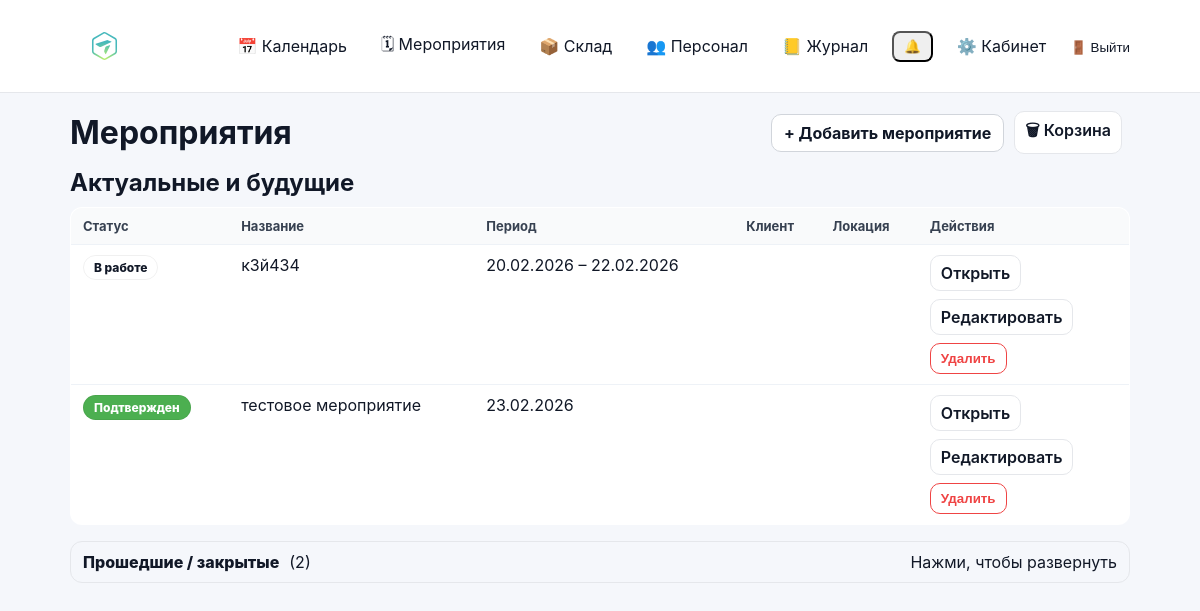
/events/ (signed in), run on the app's committed database.
### events/models.py (models this page shows, shortened)
class Event(models.Model):
    class Meta:
        permissions = [
            ("edit_event_card", "Can edit event card (dates/status/etc)"),
            ("edit_event_equipment", "Can edit event equipment (own/rented)"),
        ]
    STATUS_DRAFT = "draft"
    STATUS_CONFIRMED = "confirmed"
    STATUS_IN_PROGRESS = "in_progress"
    STATUS_CLOSED = "closed"
    STATUS_PROBLEM = "problem"
    STATUS_CHOICES = (
        (STATUS_DRAFT, "Черновик"),
        (STATUS_CONFIRMED, "Подтвержден"),
        (STATUS_IN_PROGRESS, "В работе"),
        (STATUS_CLOSED, "Закрыто"),
        (STATUS_PROBLEM, "Проблема"),
    )
    STATUS_ACTIVE = (
        STATUS_DRAFT,
        STATUS_CONFIRMED,
        STATUS_IN_PROGRESS,
    )
    STATUS_TRANSITIONS: dict[str, tuple[str, ...]] = {
        STATUS_DRAFT: (STATUS_CONFIRMED,),
        STATUS_CONFIRMED: (STATUS_DRAFT,),
        STATUS_IN_PROGRESS: (),
        STATUS_CLOSED: (),
        STATUS_PROBLEM: (),
    }
    name = models.CharField(max_length=200)
    start_date = models.DateField()
    end_date = models.DateField(blank=True, null=True)
    client = models.CharField(max_length=200, blank=True)
    location = models.CharField(max_length=200, blank=True)
    responsible = models.ForeignKey(
        User,
        on_delete=models.SET_NULL,
        null=True,
        related_name="events",
    )
    s_engineer = models.ForeignKey(
        User,
        on_delete=models.SET_NULL,
        null=True,
        blank=True,
        related_name="senior_events",
    )
    engineers = models.ManyToManyField(
        User,
        blank=True,
        related_name="engineer_events",
    )
    notes = models.TextField(blank=True, default="")
    is_deleted = models.BooleanField(default=False)
    deleted_at = models.DateTimeField(null=True, blank=True)
    status = models.CharField(
        max_length=20,
        choices=STATUS_CHOICES,
        default=STATUS_DRAFT,
    )
    created_at = models.DateTimeField(auto_now_add=True)

### events/views.py (the view)
# urls.py: path("events/", views.event_list_view, name="event_list"),
@login_required
def event_list_view(request: HttpRequest) -> HttpResponse:
    today = timezone.localdate()
    qs = (
        Event.objects.filter(is_deleted=False)
        .select_related("responsible", "s_engineer")
        .prefetch_related("engineers", "role_slots__role", "role_slots__users")
    )
    can_view_all = _can_view_all_events(request.user)
    if not can_view_all:
        qs = qs.filter(_participation_q(request.user)).distinct()
    past_q = (
        Q(status__in=[Event.STATUS_CLOSED, Event.STATUS_PROBLEM])
        | Q(end_date__lt=today)
        | (Q(end_date__isnull=True) & Q(start_date__lt=today))
    )
    past_events = qs.filter(past_q).distinct().order_by("-start_date", "-id")
    upcoming_events = qs.exclude(past_q).distinct().order_by("start_date", "id")
    return render(
        request,
        "events/event_list.html",
        {
            "upcoming_events": upcoming_events,
            "past_events": past_events,
            "past_count": past_events.count(),
            "can_create_event": can_edit_event_card(request.user),
            "can_delete": can_edit_event_card(request.user),
            "can_edit": can_edit_event_card(request.user),
            "can_view_all_events": can_view_all,
        },
    )

### accounts/context_processors.py (called while the page is built)
def authz_flags(request):
    user = getattr(request, "user", None)
    return {
        "can_manage_staff": can_manage_staff(user),
        "can_edit_event_card": can_edit_event_card(user),
        "can_edit_event_equipment": can_edit_event_equipment(user),
        "can_edit_inventory": can_edit_inventory(user),
        "can_view_stock": can_view_stock(user),
    }

### accounts/permissions.py (called while the page is built)
def _ok(user) -> bool:
    return bool(user and user.is_authenticated)

def is_super(user) -> bool:
    return bool(_ok(user) and getattr(user, "is_superuser", False))

def can_manage_staff(user) -> bool:
    return is_super(user) or (_ok(user) and user.has_perm("accounts.manage_staff"))

def can_edit_inventory(user) -> bool:
    return is_super(user) or (_ok(user) and user.has_perm("inventory.manage_inventory"))

def can_view_stock(user) -> bool:
    return is_super(user) or (_ok(user) and (user.has_perm("inventory.manage_inventory") or user.has_perm("events.edit_event_card")))

def can_edit_event_card(user) -> bool:
    return is_super(user) or (_ok(user) and user.has_perm("events.edit_event_card"))

def can_edit_event_equipment(user) -> bool:
    return is_super(user) or (_ok(user) and user.has_perm("events.edit_event_equipment"))

### events/views.py (called while the page is built)
def _can_view_all_events(user) -> bool:
    if not user or not user.is_authenticated:
        return False
    if getattr(user, "is_superuser", False):
        return True
    groups = set(user.groups.values_list("name", flat=True))
    return (ROLE_MANAGER in groups) or (ROLE_SENIOR_ENGINEER in groups)

### events/templates/events/event_list.html (shortened to what this page needs)
{% extends "base.html" %}
{% block content %}
<div class="toolbar">
  <h1 style="margin:0;">Мероприятия</h1>
  <div style="display:flex; gap:10px; align-items:center;">
    {% if can_create_event %}
      <a class="btn" href="{% url 'event_create' %}">+ Добавить мероприятие</a>
    {% endif %}
    {% if can_delete %}
      <a class="btn-secondary" href="{% url 'event_trash' %}">🗑 Корзина</a>
    {% endif %}
  </div>
</div>
<h2 style="margin: 14px 0 10px;">Актуальные и будущие</h2>
<table class="list-table">
  <thead>
    <tr>
      <th>Статус</th>
      <th>Название</th>
      <th>Период</th>
      <th>Клиент</th>
      <th>Локация</th>
      <th>Действия</th>
    </tr>
  </thead>
  <tbody>
    {% for e in upcoming_events %}
      <tr>
        <td>
          <span class="status-pill status-{{ e.status }}">{{ e.get_status_display }}</span>
        </td>
        <td>{{ e.name }}</td>
        <td>
          {% if e.start_date == e.end_date or not e.end_date %}
            {{ e.start_date|date:"d.m.Y" }}
          {% else %}
            {{ e.start_date|date:"d.m.Y" }} – {{ e.end_date|date:"d.m.Y" }}
          {% endif %}
        </td>
        <td>{{ e.client }}</td>
        <td>{{ e.location }}</td>
        <td>
          <div style="display:flex; flex-direction:column; gap:8px; align-items:flex-start;">
            <a class="btn-secondary" href="{% url 'event_detail' e.id %}">Открыть</a>
            {% if can_edit %}
              <a class="btn-secondary" href="{% url 'event_edit' e.id %}">Редактировать</a>
            {% endif %}
            {% if can_delete %}
              <form method="post" action="{% url 'event_delete' e.id %}"
                    onsubmit="return confirm('Удалить мероприятие «{{ e.name }}»? Оно попадёт в корзину на 30 дней.')">
                <button type="submit" class="btn-secondary" style="border-color:#ef4444; color:#ef4444;">
                  Удалить
                </button>
              </form>
            {% endif %}
          </div>
        </td>
      </tr>
    {% empty %}
      <tr>
        <td colspan="6" style="color:#6b7280;">Актуальных мероприятий нет.</td>
      </tr>
    {% endfor %}
  </tbody>
</table>
<div style="margin-top:16px;">
  <details {% if past_count == 0 %}open{% endif %} style="border:1px solid #e5e7eb; border-radius:12px; padding:10px 12px;">
    <summary style="cursor:pointer; list-style:none; display:flex; align-items:center; gap:10px;">
      <span style="font-weight:800;">Прошедшие / закрытые</span>
      <span class="muted">({{ past_count }})</span>
      <span class="muted" style="margin-left:auto;">Нажми, чтобы {% if past_count == 0 %}свернуть{% else %}развернуть{% endif %}</span>
    </summary>
  </details>
</div>
{% endblock %}

### static/css/base.css (style rules this page uses)
* { box-sizing: border-box; }
html, body { height: 100%; }
body { margin: 0; font-family: -apple-system, BlinkMacSystemFont, "Segoe UI", Roboto, Arial, sans-serif; background: #f5f7fb; color: #111827; }
a { color: inherit; text-decoration: none; }
.btn { display: inline-flex; align-items: center; gap: 8px; padding: 8px 12px; border-radius: 10px; border: 1px solid #d1d5db; background: #ffffff; color: #111827; font-weight: 700; cursor: pointer; text-decoration: none; transition: transform 160ms ease, box-shadow 160ms ease, background 160ms ease, border-color 160ms ease; }
.btn-secondary { display: inline-flex; align-items: center; padding: 7px 10px; border-radius: 10px; border: 1px solid #e5e7eb; background: #ffffff; color: #111827; font-weight: 600; text-decoration: none; margin-right: 8px; transition: transform 160ms ease, box-shadow 160ms ease, background 160ms ease; }
.toolbar { display: flex; align-items: center; justify-content: space-between; gap: 12px; margin-bottom: 14px; }
.status-pill { display: inline-flex; align-items: center; justify-content: center; padding: 4px 10px; border-radius: 999px; font-size: 12px; font-weight: 800; border: 1px solid rgba(0,0,0,0.06); }
.status-pill.status-confirmed { background: #4caf50; color: #fff; }
.list-table { width: 100%; border-collapse: collapse; background: #ffffff; border: 1px solid #e5e7eb; border-radius: 12px; overflow: hidden; }
.list-table th, .list-table td { padding: 10px 12px; border-bottom: 1px solid #eef2f7; text-align: left; vertical-align: top; }
.list-table th { background: #f9fafb; font-size: 13px; color: #374151; }
.list-table tr:last-child td { border-bottom: 0; }

### static/css/calendar.css (style rules this page uses)
.status-confirmed { background: #9be39b; color: #133; }

### data on the page
Event: status "В работе", name "к3й434", start_date "20.02.2026", end_date "22.02.2026"
Event: status "Подтвержден", name "тестовое мероприятие", start_date "23.02.2026"

### other printed values
{{ past_count }} "2"
